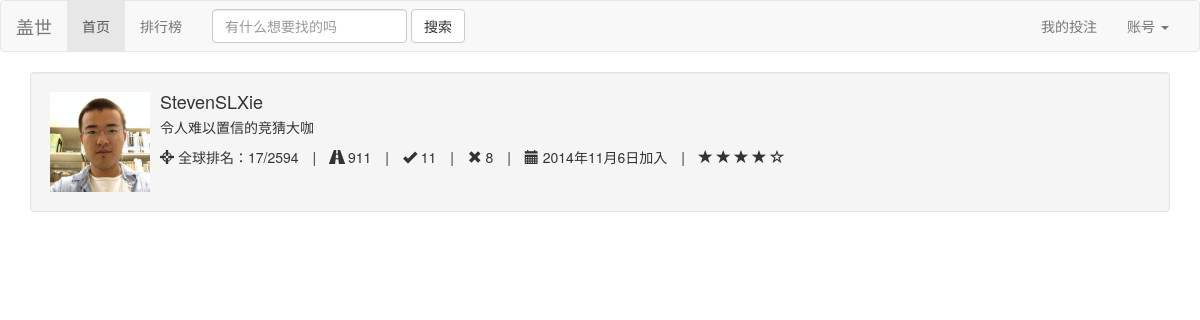
Before: /leaderboard (signed in) with the older database file.
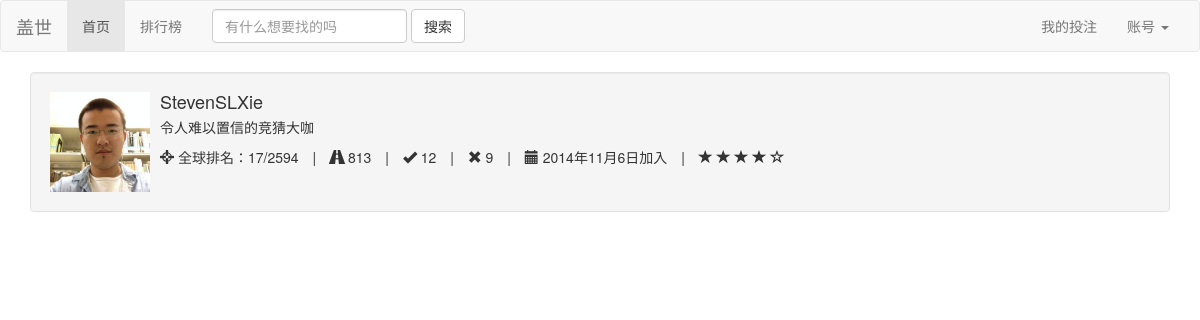
After: the same page with the newer database file.
### Guess/models.py (models this page shows)
class Person(models.Model):
	user = models.OneToOneField(User)
	point = models.IntegerField(default=1000)
	expertise = models.TextField(default='N/A')
	win = models.IntegerField(default=0)
	lose = models.IntegerField(default=0)
	game = models.IntegerField(default=0)
	point_per_game = models.FloatField(default=0.0)
	class Meta:
		ordering = ('point','point_per_game',)

### Guess/views.py (the view)
# urls.py: url(r'^leaderboard', 'Guess.views.leaderboard', name='leaderboard'),
def leaderboard(request):
	if not request.user.is_authenticated():
		return redirect('/')
	persons = Person.objects.all()
	return render(request,'leaderboard.html',{'persons':persons})

### Guess/templates/leaderboard.html (shortened to what this page needs)
{% load bootstrap3 %}
<link href='static/bootstrap/css/bootstrap.min.css' rel='stylesheet'>
{% include "nav_bar.html" %}
<link rel="stylesheet" href="http://cdnjs.cloudflare.com/ajax/libs/font-awesome/4.1.0/css/font-awesome.min.css"/>
{% for person in persons %}
<div class="container">
  <div class="well">
      <div class="media">
      	<a class="pull-left" href="#">
    		<img class="media-object" src="/static/me.jpg" height="100" width="100">
  		</a>
  		<div class="media-body">
    		<h4 class="media-heading">{{ person.user.username }}</h4>
          <p>令人难以置信的竞猜大咖</p>
          <ul class="list-inline list-unstyled">
            <li><span><i class="glyphicon glyphicon-screenshot"></i> 全球排名：17/2594 </span></li>
            <li>|</li>
            <li><span><i class="glyphicon glyphicon-road"></i> {{ person.point }}</span></li>
            <li>|</li>
            <li><span><i class="glyphicon glyphicon-ok"></i> {{ person.win }}</span></li>
            <li>|</li>
            <li><span><i class="glyphicon glyphicon-remove"></i> {{ person.lose }}</span></li>
            <li>|</li>
            <li><span><i class="glyphicon glyphicon-calendar"></i> 2014年11月6日加入 </span></li>
            <li>|</li>
            <li>
               <span class="glyphicon glyphicon-star"></span>
                        <span class="glyphicon glyphicon-star"></span>
                        <span class="glyphicon glyphicon-star"></span>
                        <span class="glyphicon glyphicon-star"></span>
                        <span class="glyphicon glyphicon-star-empty"></span>
            </li>
			</ul>
       </div>
    </div>
  </div>
</div>
{% endfor %}

Changed rows visible on the page:
changed Person "StevenSLXie": point "911" → "813"; win "11" → "12"; lose "8" → "9"
